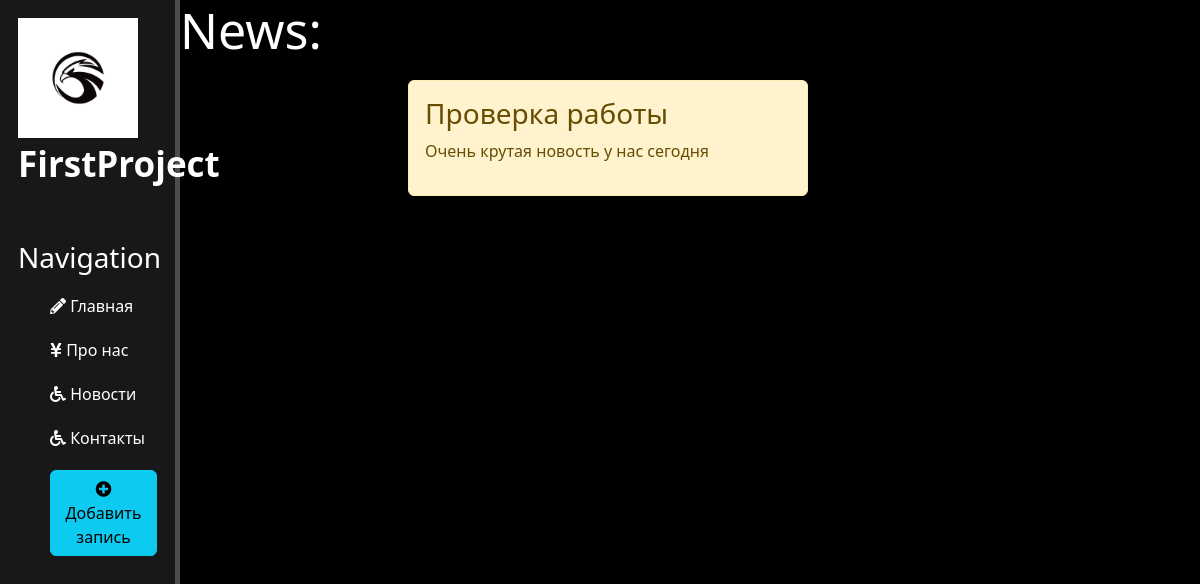
The page /news/ on the database as committed earlier.
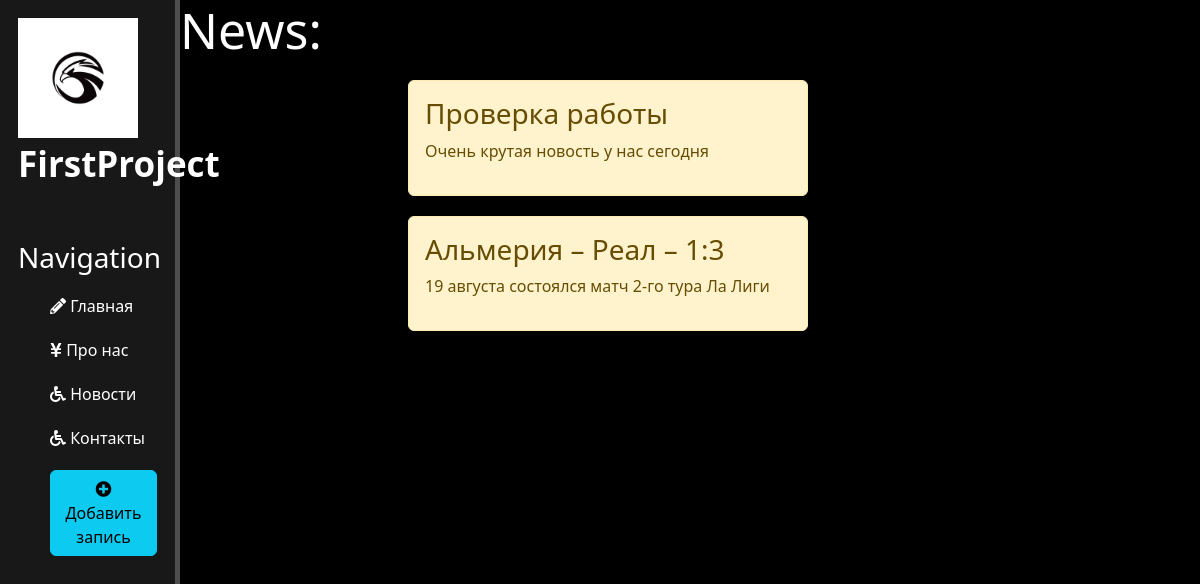
The same page on the database as committed later.
### news/models.py (models this page shows, shortened)
class articles(models.Model):
    title = models.CharField('Название', max_length=50)
    anons = models.CharField("Анонс", max_length=250)
    full_text = models.TextField("Статья")
    date = models.DateTimeField("Дата")
    class Meta:
        verbose_name = "Новость"
        verbose_name_plural = "Новости"

### news/views.py (the view)
# urls.py: path('',views.news_home, name='news_home'),
def news_home(request):
    news = articles.objects.all()
    return render(request, 'news/news_home.html', {'news': news})

### news/templates/news/news_home.html (shortened to what this page needs)
{% extends 'main/layout.html' %}
{% block content %}
    <div class="features">
        <h1> News: </h1>
        {% for i in news %}
            <div class="alert alert-warning">
                <h3>{{ i.title }}</h3>
                <p>{{ i.anons }}</p>
            </div>
        {%endfor%}
    </div>
{% endblock %}

### main/templates/main/layout.html (shortened to what this page needs)
{% load static %}
<!DOCTYPE html>
<html lang="en">
<head>
</head>
<link rel="stylesheet" href="https://cdn.jsdelivr.net/npm/bootstrap@5.2.3/dist/css/bootstrap.min.css">
<link rel="stylesheet" href="https://use.fontawesome.com/releases/v5.8.2/css/all.css">
<link rel="stylesheet" href="{% static 'main/css/main.css' %}">
<body>
    <aside>
        <img src="{% static 'main/img/1.jpg'%}"width="120" height="120" alt='Лого'>
        <br><span class="logo">FirstProject</span>
        <h3>Navigation</h3>
         <ul>
            <a href="{% url 'home' %}"><li><i class="fas fa-pencil-alt"></i> Главная </li></a>
            <a href="{% url 'about' %}"><li><i class="fas fa-yen-sign"></i> Про нас </li></a>
             <a href="{% url 'news_home' %}"><li><i class="fas fa-wheelchair"></i> Новости </li></a>
            <a href=""><li><i class="fas fa-wheelchair"></i> Контакты </li></a>
             <a href="{% url 'create' %}"><li><button class="btn btn-info"><i class="fas fa-plus-circle"></i> Добавить запись </button> </li></a>
        </ul>
    </aside>
    <main>
        {% block content %}
        {% endblock %}
    </main>
</body>
</html>

### main/static/main/css/main.css (style rules this page uses)
body { background: #000000; color: #fff; }
aside { float: left; text-decoration: none; background: #181818; width: 15%; padding: 1.5%; height: 100vh; color: #fff; border-right: 5px solid #4d4d4d; }
aside .logo { font-size: 35px; font-weight: bold; }
aside h3 { margin-top: 50px; font-size: 28px; }
aside ul { list-style: none }
aside ul li { color: #fff; display: block; margin-top: 20px; transition: all .6s ease; }
aside ul a { text-decoration: none; }
main .features { text-align: center; }
main .features h1 { font-size:50px; text-align: left }
main .features p { max_width:400px, margin=50px auto }
.alert-warning { float: center; width: 400px; margin: 20px 34%; text-align: left; }

Rows that differ between the two databases and show on the page:
added articles: title "Альмерия – Реал – 1:3", anons "19 августа состоялся матч 2-го тура Ла Лиги"
